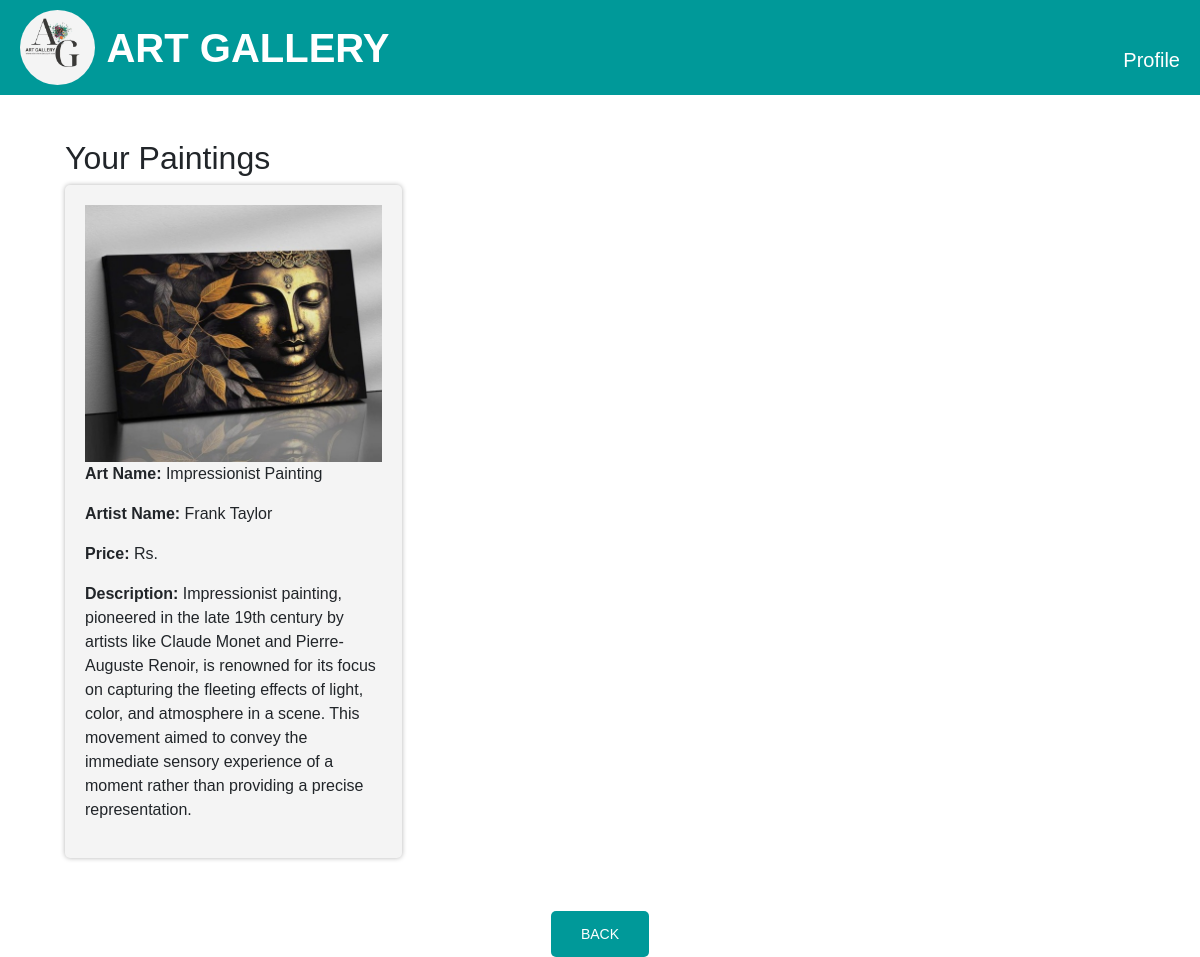
The page /posts/ (signed in) on the database its author committed.
### ArtAuctionSpaceApp/models.py (models this page shows, shortened)
class Paintings(models.Model):
    user = models.ForeignKey(settings.AUTH_USER_MODEL, on_delete=models.CASCADE,default=1)
    email = models.EmailField()  # Removed default value
    pid=models.IntegerField(default=0)
    artname = models.CharField(max_length=100)  # Removed default value
    artistname = models.CharField(max_length=255)  # Removed default value
    materials = models.TextField()  # Removed default value
    mobileno = models.CharField(max_length=15)  # Removed default value
    upi_id = models.CharField(max_length=50)  # Removed default value
    cost= models.IntegerField()  # Removed default value
    description = models.TextField()  # Removed default value
    image = models.ImageField(upload_to='paintings/')  # Removed default value

### ArtAuctionSpaceApp/views.py (the view)
# urls.py: path('posts/',views.posts,name='posts'),
def posts(request):
    user_paintings = Paintings.objects.filter(user=request.user)
    context = {
        'userposts': {
            'paintings': user_paintings
        }
    }
    return render(request, 'posts.html', context)

### templates/posts.html (shortened to what this page needs)
{% load static %}
<!DOCTYPE html>
<html lang="en">
<head>
    <link rel="stylesheet" href="https://maxcdn.bootstrapcdn.com/bootstrap/4.0.0/css/bootstrap.min.css">
</head>
<body>
    <div id="header">
        <div class="logo">
            <img src="{% static 'G.jpg' %}" alt="ARY GALLERY" height="75" class="rounded-circle">
            <span class="logo-text">ART GALLERY</span>
        </div>
        <div class="navigation">
            <a href="{% url 'profile' %}">Profile</a>
        </div>
    </div>
    <div class="container mt-4">
        {% block content %}
        <div class="paintings">
            <h2>Your Paintings</h2>
            <div class="painting-gallery row">
                {% for image in userposts.paintings %}
                <div class="image col-md-4">
                    <div class="painting">
                        <img src="{{ MEDIA_URL }}{{ image.image }}" alt="User's Painting">
                        <p><strong>Art Name:</strong> {{ image.artname }}</p>
                        <p><strong>Artist Name:</strong> {{ image.artistname }}</p>
                        <p><strong>Price:</strong> Rs.{{ image.price }}</p>
                        <p><strong>Description:</strong> {{ image.description }}</p>
                    </div>
                </div>
                {% endfor %}
            </div>
        </div>
        <div class="container text-center mt-4">
            <a href="{% url 'profile' %}" class="button">BACK</a>
        </div>
        {% endblock %}
    </div>
</body>
</html>

### templates/posts.html (style rules this page uses)
body { font-family: Arial, sans-serif; margin: 0; padding: 0; }
#header { display: flex; justify-content: space-between; align-items: center; background-color: #009999; color: white; padding: 10px 20px; }
#header .navigation { display: flex; gap: 55px; }
#header .navigation a { color: white; text-decoration: none; font-size: 20px; margin-top: 25px; }
.paintings { padding: 20px; }
.painting-gallery .image { margin-bottom: 20px; }
.painting { background-color: #f4f4f4; padding: 20px; border-radius: 5px; box-shadow: 0px 0px 5px rgba(0, 0, 0, 0.3); }
.painting img { max-width: 100%; }
.logo-text { margin-left: 7px; font-size: 40px; display: inline-block; vertical-align: middle; font-weight: bold; color: white; }
.button { background-color: #009999; color: #fff; padding: 15px 30px; border: none; border-radius: 5px; cursor: pointer; text-decoration: none; font-size: 14px; }

### rows shown on the page
Paintings: image (picture), artname "Impressionist Painting", artistname "Frank Taylor", description "Impressionist painting, pioneered in the late 19th century by artists like Claude Monet and Pierre-Auguste Renoir, is renowned for its focus on capturing the fleeting effects of light, color, and atmosphere in a scene. This movement aimed to convey the immediate sensory experience of a moment rather than providing a precise representation."
